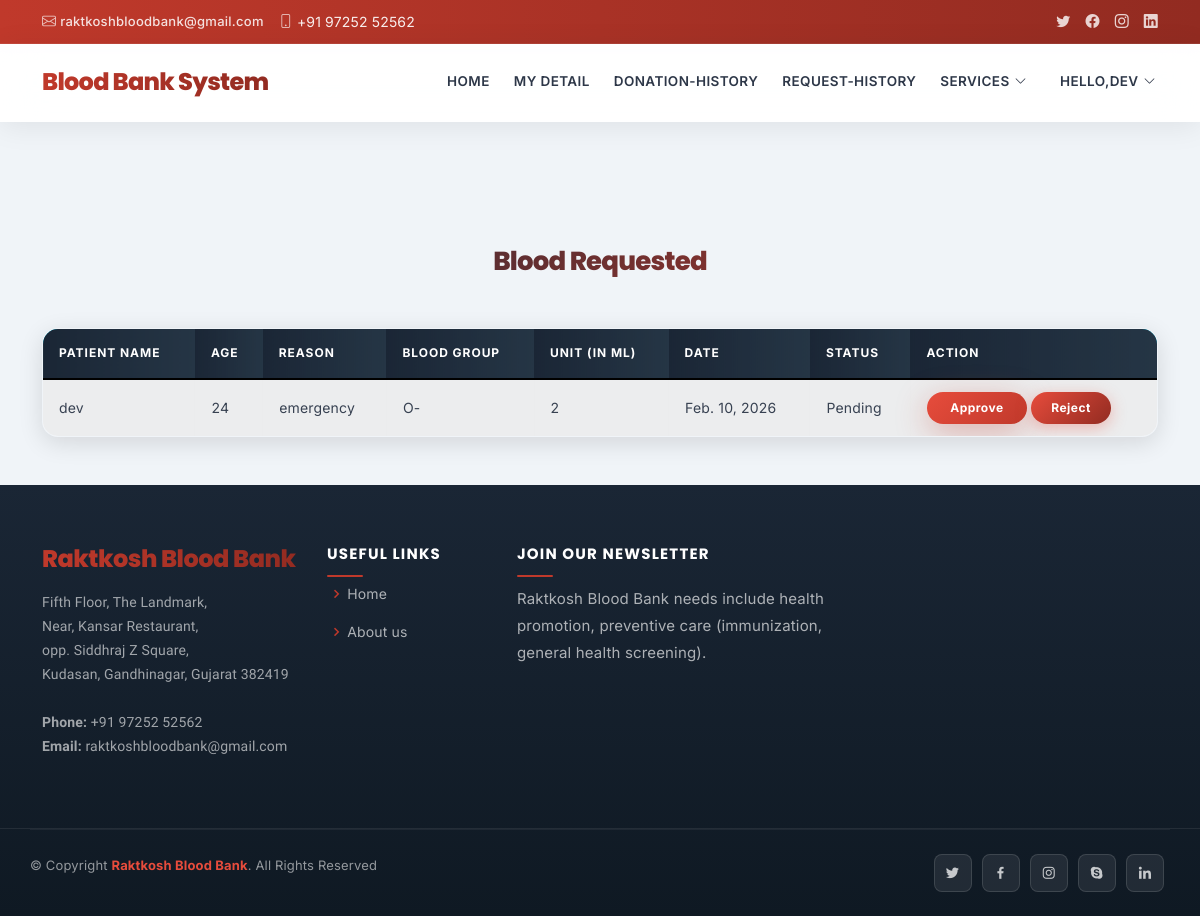
Before: /request_blood (signed in) with the older database file.
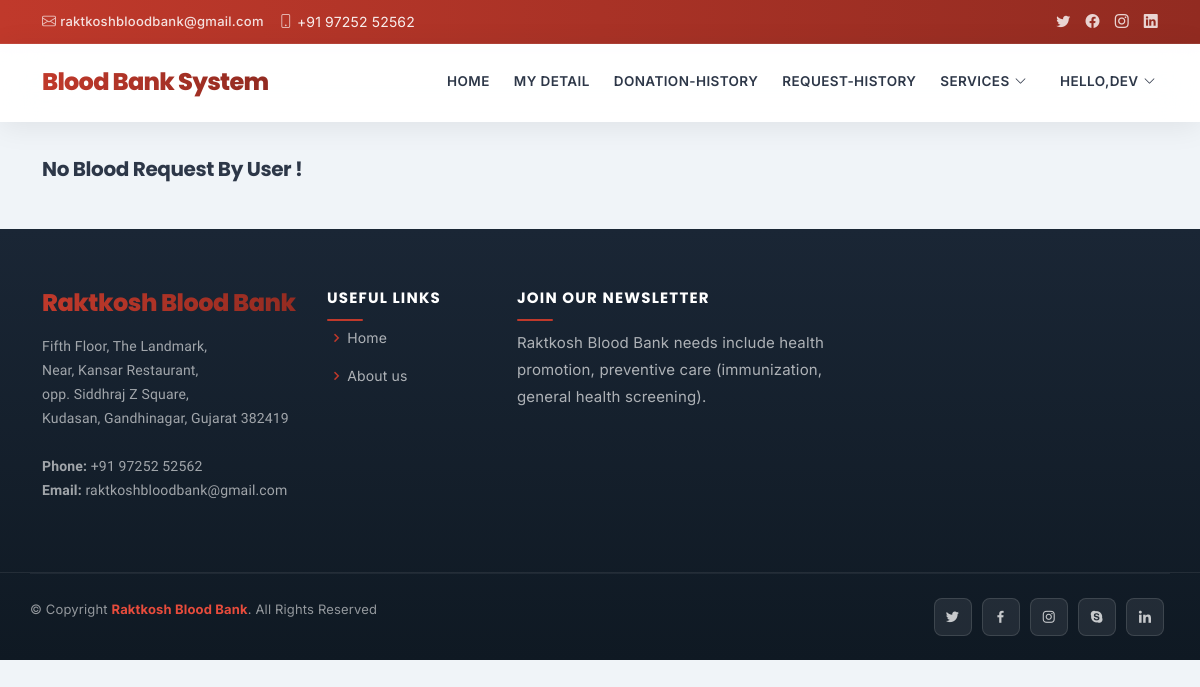
After: the same page with the newer database file.
### raktkosh/models.py (models this page shows, shortened)
class BloodRequest(models.Model):
    user = models.ForeignKey(UserProfile, on_delete=models.CASCADE, null=True, blank=True)
    patient_name=models.CharField(max_length=30)
    patient_age=models.PositiveIntegerField()
    reason=models.CharField(max_length=500)
    bloodgroup=models.CharField(max_length=10)
    unit=models.PositiveIntegerField(default=0)
    status=models.CharField(max_length=20,default="Pending")
    date=models.DateField(auto_now=True)

### raktkosh/views.py (the view)
# urls.py: path('request_blood', views.request_blood,name='request_blood'),
@login_required(login_url='admin_login')
def request_blood(request):
    requests=models.BloodRequest.objects.all().filter(status='Pending')
    return render(request,'request_blood.html',{'requests':requests})

### raktkosh/templates/request_blood.html (shortened to what this page needs)
{% extends 'base.html' %}
{% block body %}
{% load widget_tweaks %}
{%load static%}
<br><br>
<br>
<br>
<div class="container">
    {% if requests %}
    <H4 class="text-center" style="margin-top: 8%">Blood Requested</H4><br>
    <table class="table table-light table-hover table-bordered table-striped">
        <thead class="bg-info">
            <tr>
                <th scope="col">Patient Name</th>
                <th scope="col">Age</th>
                <th scope="col">Reason</th>
                <th scope="col">Blood Group</th>
                <th scope="col">Unit (in ml)</th>
                <th scope="col">Date</th>
                <th scope="col">Status</th>
                <th class="text-right">Action</th>
            </tr>
        </thead>
        <tbody>
            {% for t in requests %}
            <tr>
                <td> {{t.patient_name}}</td>
                <td>{{t.patient_age}}</td>
                <td>{{t.reason}}</td>
                <td>{{t.bloodgroup}}</td>
                <td>{{t.unit}}</td>
                <td>{{t.date}}</td>
                <td>{{t.status}}</td>
                <td class="text-right">
                    <button class="btn btn-primary badge-pill" style="width: 100px;"><a  style="text-decoration: none;color: white;" href="{% url 'update-approve-status' t.id  %}">Approve</a> </button>
                    <button class="btn btn-danger badge-pill" style="width: 80px;"><a  style="text-decoration: none;color: white;" href="{% url 'update-reject-status' t.id  %}">Reject</a> </button>
                </td>
            </tr>
            {% endfor %}
        </tbody>
    </table>
{% else %}
<h5>No Blood Request By User !</h5>
{% endif %}
</div>
{% endblock %}

Changed rows visible on the page:
no longer on this page (row edited): BloodRequest: patient_name "dev", patient_age "24", reason "emergency", bloodgroup "O-", unit "2", date "Feb. 10, 2026", status "Pending"
Other visible differences:
text no longer shown: "Blood Requested PATIENT NAME AGE REASON BLOOD GROUP UNIT (IN ML) DATE STATUS ACTION"
text now shown: "No Blood Request By User !"
